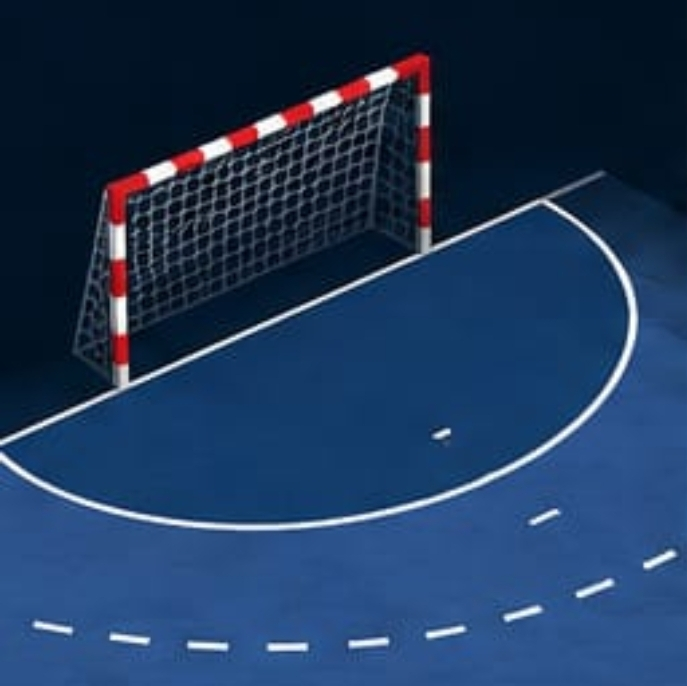
#> input picture arco-handball.jpeg, 687 x 686 px; its folder holds only this picture in this run
$ python -i fixture_filter.py   (imports and definitions only)
#> lines starting #> are read from the running program, lines starting #| are printed output that depends on the picture; after the words box and inside, x2 and y2 are one past the last pixel; in counts of white or black regions, pixels touching at a corner belong together
#> further down, picture is the input picture: shape (686, 687, 3); mean B, G, R 91.8, 57.1, 31.4
"""Opt-in heuristics for this blue-floor fixture; not a general court model."""
from dataclasses import replace
from math import isfinite
from .tracking import bbox_iou
from .teams import representative_jersey_rgb, classify_rgb


def suppress_duplicates(detections, threshold=.55):
    kept = []
    for d in sorted(detections, key=lambda d: -d.confidence):
        if not any(d.label == k.label and bbox_iou(d, k) > threshold for k in kept):
            kept.append(d)
    return kept


def _largest_blue_court_contour(frame):
    import cv2
    hsv = cv2.cvtColor(frame, cv2.COLOR_BGR2HSV)
#> hsv: shape (686, 687, 3); mean H, S, V 107.4, 192.6, 93.5
    mask = cv2.inRange(hsv, (85, 60, 95), (120, 255, 255))
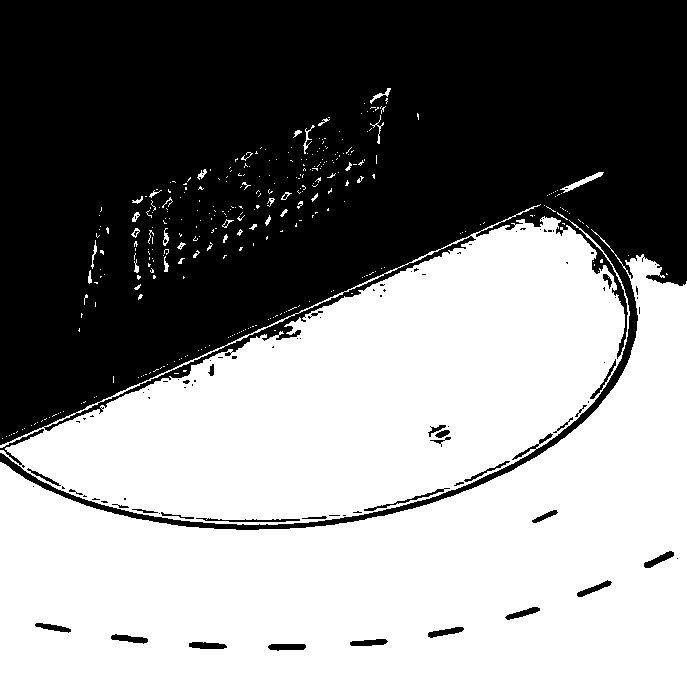
#> mask: shape (686, 687); 52.9% white; 95 black regions (64 under 20 px)
    contours, _ = cv2.findContours(mask, cv2.RETR_EXTERNAL, cv2.CHAIN_APPROX_SIMPLE)
#> contours = 339 contours, 321 with area under 20; largest, box (x1, y1, x2, y2) and area: (0, 229, 687, 686) 142792, (0, 204, 630, 525) 107945, (560, 172, 604, 193) 164, (370, 88, 391, 104) 52, (163, 228, 169, 246) 40
    if not contours:
        return None, 0.0
    contour = max(contours, key=cv2.contourArea)
#> contour = contour of 513 points, box (x1, y1, x2, y2) (0, 229, 687, 686), area 142792
    pixels = int(frame.shape[0]) * int(frame.shape[1])
#> pixels = 471282
    if pixels <= 0:
        raise ValueError("frame must have positive width and height")
    return contour, float(cv2.contourArea(contour)) / pixels


def blue_court_fraction(frame):
    """Return the largest connected blue-court contour as a frame fraction."""
    return _largest_blue_court_contour(frame)[1]


def blue_court_present(frame, *, min_fraction=.15):
    """Apply the fixture's existing fail-closed court-presence criterion."""
    threshold = float(min_fraction)
    if not isfinite(threshold) or not 0 < threshold <= 1:
        raise ValueError("min_fraction must be in (0,1]")
    return blue_court_fraction(frame) >= threshold


class BlueCourtClassifier:
    def classify(self, frame, detections):
        import cv2
        contour, fraction = _largest_blue_court_contour(frame)
        if contour is None:
            return []  # no court evidence: fail closed
        if fraction < .15:
            return []
        hull = cv2.convexHull(contour)
        result = []
        refs = {'team_a': (150, 173, 225), 'team_b': (55, 62, 130)}
        for d in suppress_duplicates(detections):
            if cv2.pointPolygonTest(hull, (float(d.cx), float(min(d.y2, frame.shape[0]-1))), True) < -8:
                continue
            rgb = representative_jersey_rgb(frame, d)
            team = None
            if rgb and max(rgb) >= 80 and d.label == 'player':
                team = classify_rgb(rgb, refs, max_distance=.10, min_margin=.025)
                # White fabric has a strong blue cast under these lights.
                # Brightness is an explicit fixture-specific correction, not ReID.
                if sum(rgb)/3 > 130 and rgb[0] > 95 and rgb[1] > 100:
                    team = 'team_a'
            result.append(replace(d, team=team))
        return result

>>> import cv2
>>> picture = cv2.imread('../../arco-handball.jpeg')
>>> result = _largest_blue_court_contour(picture)
#> result = 2 items, first 2: contour of 513 points, box (x1, y1, x2, y2) (0, 229, 687, 686), area 142792, 0.303
